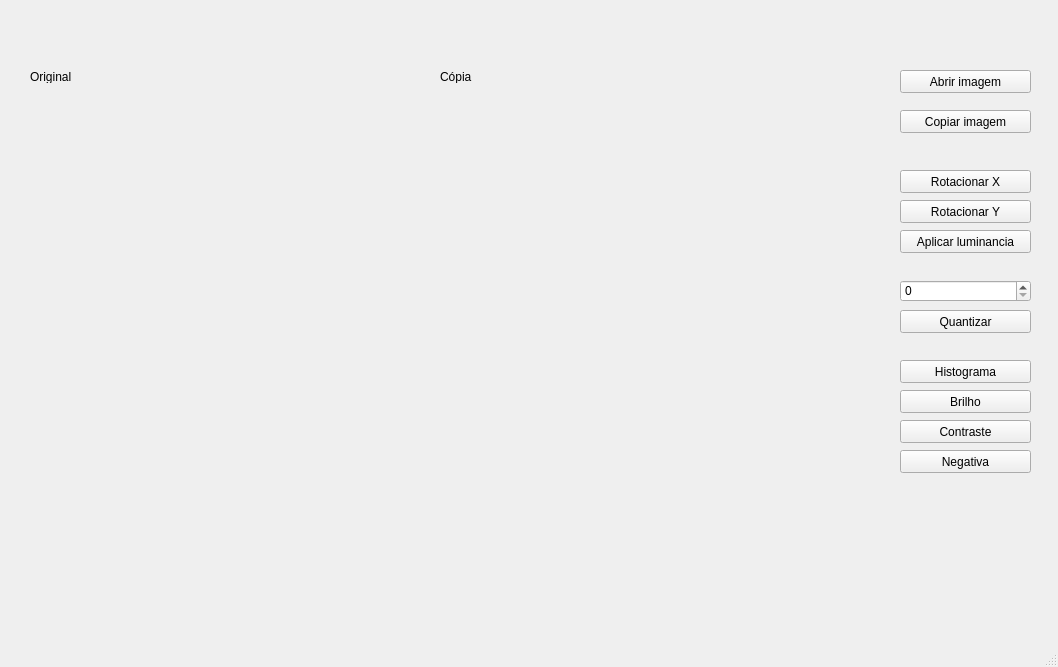
<?xml version="1.0" encoding="UTF-8"?>
<ui version="4.0">
 <class>MainWindow</class>
 <widget class="QMainWindow" name="MainWindow">
  <property name="geometry">
   <rect>
    <x>0</x>
    <y>0</y>
    <width>1058</width>
    <height>667</height>
   </rect>
  </property>
  <property name="windowTitle">
   <string>MainWindow</string>
  </property>
  <widget class="QWidget" name="centralwidget">
   <widget class="QLabel" name="src_img">
    <property name="geometry">
     <rect>
      <x>30</x>
      <y>100</y>
      <width>351</width>
      <height>361</height>
     </rect>
    </property>
    <property name="text">
     <string/>
    </property>
   </widget>
   <widget class="QLabel" name="copy_img">
    <property name="geometry">
     <rect>
      <x>440</x>
      <y>100</y>
      <width>351</width>
      <height>361</height>
     </rect>
    </property>
    <property name="text">
     <string/>
    </property>
   </widget>
   <widget class="QLabel" name="label">
    <property name="geometry">
     <rect>
      <x>30</x>
      <y>70</y>
      <width>47</width>
      <height>13</height>
     </rect>
    </property>
    <property name="font">
     <font>
      <family>MS Shell Dlg 2</family>
     </font>
    </property>
    <property name="text">
     <string>Original</string>
    </property>
   </widget>
   <widget class="QLabel" name="label_2">
    <property name="geometry">
     <rect>
      <x>440</x>
      <y>70</y>
      <width>47</width>
      <height>13</height>
     </rect>
    </property>
    <property name="text">
     <string>Cópia</string>
    </property>
   </widget>
   <widget class="QPushButton" name="open_img_btn">
    <property name="geometry">
     <rect>
      <x>900</x>
      <y>70</y>
      <width>131</width>
      <height>23</height>
     </rect>
    </property>
    <property name="text">
     <string>Abrir imagem</string>
    </property>
   </widget>
   <widget class="QPushButton" name="copy_img_btn">
    <property name="geometry">
     <rect>
      <x>900</x>
      <y>110</y>
      <width>131</width>
      <height>23</height>
     </rect>
    </property>
    <property name="text">
     <string>Copiar imagem</string>
    </property>
   </widget>
   <widget class="QPushButton" name="rotate_x_btn">
    <property name="geometry">
     <rect>
      <x>900</x>
      <y>170</y>
      <width>131</width>
      <height>23</height>
     </rect>
    </property>
    <property name="text">
     <string>Rotacionar X</string>
    </property>
   </widget>
   <widget class="QPushButton" name="rotate_y_btn">
    <property name="geometry">
     <rect>
      <x>900</x>
      <y>200</y>
      <width>131</width>
      <height>23</height>
     </rect>
    </property>
    <property name="text">
     <string>Rotacionar Y</string>
    </property>
   </widget>
   <widget class="QPushButton" name="luminance_btn">
    <property name="geometry">
     <rect>
      <x>900</x>
      <y>230</y>
      <width>131</width>
      <height>23</height>
     </rect>
    </property>
    <property name="text">
     <string>Aplicar luminancia</string>
    </property>
   </widget>
   <widget class="QSpinBox" name="quantize_amount">
    <property name="geometry">
     <rect>
      <x>900</x>
      <y>280</y>
      <width>131</width>
      <height>22</height>
     </rect>
    </property>
   </widget>
   <widget class="QPushButton" name="quantize_btn">
    <property name="geometry">
     <rect>
      <x>900</x>
      <y>310</y>
      <width>131</width>
      <height>23</height>
     </rect>
    </property>
    <property name="text">
     <string>Quantizar</string>
    </property>
   </widget>
   <widget class="QPushButton" name="histogram_btn">
    <property name="geometry">
     <rect>
      <x>900</x>
      <y>360</y>
      <width>131</width>
      <height>23</height>
     </rect>
    </property>
    <property name="text">
     <string>Histograma</string>
    </property>
   </widget>
   <widget class="QPushButton" name="brightness_btn">
    <property name="geometry">
     <rect>
      <x>900</x>
      <y>390</y>
      <width>131</width>
      <height>23</height>
     </rect>
    </property>
    <property name="text">
     <string>Brilho</string>
    </property>
   </widget>
   <widget class="QPushButton" name="contrast_btn">
    <property name="geometry">
     <rect>
      <x>900</x>
      <y>420</y>
      <width>131</width>
      <height>23</height>
     </rect>
    </property>
    <property name="text">
     <string>Contraste</string>
    </property>
   </widget>
   <widget class="QPushButton" name="negative_btn">
    <property name="geometry">
     <rect>
      <x>900</x>
      <y>450</y>
      <width>131</width>
      <height>23</height>
     </rect>
    </property>
    <property name="text">
     <string>Negativa</string>
    </property>
   </widget>
  </widget>
  <widget class="QMenuBar" name="menubar">
   <property name="geometry">
    <rect>
     <x>0</x>
     <y>0</y>
     <width>1058</width>
     <height>21</height>
    </rect>
   </property>
  </widget>
  <widget class="QStatusBar" name="statusbar"/>
 </widget>
 <resources/>
 <connections/>
</ui>
